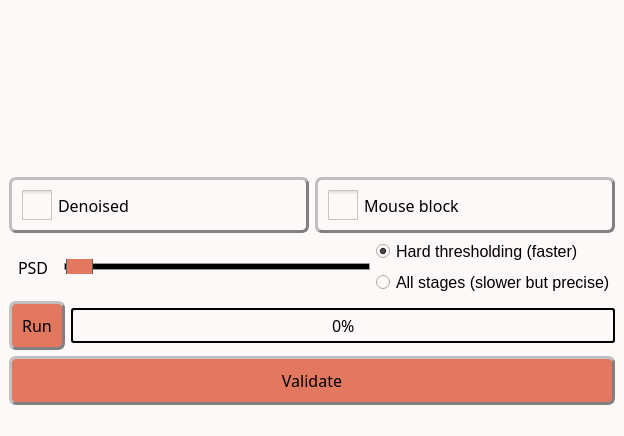
<?xml version="1.0" encoding="UTF-8"?>
<ui version="4.0">
 <class>MainWindow</class>
 <widget class="QMainWindow" name="MainWindow">
  <property name="geometry">
   <rect>
    <x>0</x>
    <y>0</y>
    <width>623</width>
    <height>436</height>
   </rect>
  </property>
  <property name="windowTitle">
   <string>BM3D denoising</string>
  </property>
  <property name="styleSheet">
   <string notr="true">/* Couleur du fond, label, combobox, progressbar vide et spin box */
QWidget, QLabel, QComboBox, QProgressBar, QSpinBox {background-color: rgb(253, 249, 248)}

/* Couleur quand inactif */
QPushButton:disabled, QComboBox:disabled, QSpinBox:disabled {background-color: rgba(243, 98, 64,150)}

/* Couleur des boutons et des selecteurs */
QPushButton, QComboBox::drop-down:button, QComboBox::down-arrow, QComboBox::down-arrow:disabled, QSpinBox::drop-down:button, QSpinBox::down-arrow, QSpinBox::down-arrow:disabled, QSpinBox::drop-up:button, QSpinBox::up-arrow, QSpinBox::up-arrow:disabled, QSlider::handle:horizontal {background-color: rgb(226, 120, 95)}

/* Couleur des bordures de même couleur que les boutons */
QComboBox::drop-down:button, QSpinBox::drop-down:button, QSpinBox::drop-up:button {border-color: rgb(193, 167, 181)}

/* Couleur des textes */
QLabel, QPushButton, QPushButton:hover, QCheckBox, QComboBox, Line, QTextEdit, QSpinBox {color: rgb(0, 0, 0)}

/* style des bordures 1 */
QLabel, QPushButton, QPushButton:hover, QCheckBox, QComboBox, QSpinBox  {
	border-style : outset;
	min-width : 5em;
}

/* style des bordures 2 */
QPushButton, QPushButton:hover, QCheckBox, QComboBox, QSpinBox  {
	border-radius: 7px;
	border-width: 3px;
	border-color: gray;
}

/* Font 1 */
QPushButton, QPushButton:hover, QCheckBox, QProgressBar {font: 12pt &quot;Noto Sans Cond&quot;}

/* Font 2 */
QComboBox, QTextEdit, QSpinBox {font: 10pt &quot;Noto Sans Cond&quot;}

/* Padding 1 */
QLabel, QComboBox, QComboBox::down-arrow, QSpinBox, QSpinBox::down-arrow, QSpinBox::up-arrow {padding : 2px;}

/* Padding 2 */
QPushButton, QPushButton:hover, QCheckBox {padding : 10px;}

/* Gestion taille des QCheckBoxes */
QCheckBox::indicator:unchecked, QCheckBox::indicator:unchecked:hover, QCheckBox::indicator:checked, QCheckBox::indicator:checked:hover  {
	width :30px;
	height : 30px;
}

QLabel {
	Border-radius : 5px;
	border-width : 0px;
	border-color : black;
	font : 14pt &quot;Noto Sans Cond&quot;;
}

QPushButton:hover {background-color: rgb(243, 98, 64);}

QCheckBox::indicator:unchecked {image: url(icons/uncheck_icon.png);}

QCheckBox::indicator:unchecked:hover {image: url(icons/uncheck_hover_icon.png);}

QCheckBox::indicator:checked {image: url(icons/Check_icon.png);}

QCheckBox::indicator:checked:hover {image: url(icons/Check_hover_icon.png);}

QComboBox::drop-down:button{
	border-radius: 4px;
	border-width: 3px;
	width: 36px;
}

QComboBox::down-arrow {
	image : url(icons/Arrow_down.png);
    width: 13px;
    height: 12px;
}

Line{
	format: plain;
	midLine-Width : 5px;
}

QFrame[height=&quot;3&quot;], QFrame[width=&quot;3&quot;] {background-color: #3A3939;}

QTextEdit{
	background-color: rgb(255, 255, 255);
	border-style: solid;
	border-radius: 5px;
	border-width: 2px;
	border-color: black;
}

QLineEdit {font : 12pt &quot;Noto Sans Cond&quot;;}

/* Gestion taille des QLineEdit */
QLineEdit::indicator:unchecked, QLineEdit::indicator:unchecked:hover, QLineEdit::indicator:checked, QLineEdit::indicator:checked:hover  {
	border-color: black;
}

QHBoxLayout {background-color: rgb(0, 240, 240, 50);}

QProgressBar {
	text-align: center;
	border: 2px solid black;
	border-radius: 3px;
 }

 QProgressBar::chunk {
	background-color: rgb(243, 98, 64);
	width: 20px;
	margin : 0.5px;
 }

QSpinBox::drop-down:button, QSpinBox::drop-up:button {
	border-radius: 2px;
	border-width: 3px;
	width: 36px;
}

QSpinBox::down-arrow {
	image : url(icons/Arrow_down.png);
    width: 26px;
    height: 24px;
}

QSpinBox::up-arrow {
	image : url(icons/Arrow_up.png);
    width: 26px;
    height: 24px;
}

QSlider::groove:horizontal {
    border: 1px solid #999999;
    height: 5px; /* the groove expands to the size of the slider by default. by giving it a height, it has a fixed size */
    background-color: rgb(0, 0, 0);
    margin: 2px 0;
}

QSlider::handle:horizontal {
    border: 1px solid #5c5c5c;
    width: 25px;
    height: 40px;
    margin: -10px 0; /* handle is placed by default on the contents rect of the groove. Expand outside the groove */
    border-radius: 3px;
}</string>
  </property>
  <widget class="QWidget" name="centralwidget">
   <property name="styleSheet">
    <string notr="true"/>
   </property>
   <layout class="QHBoxLayout" name="horizontalLayout_6">
    <item>
     <layout class="QVBoxLayout" name="verticalLayout_3">
      <item>
       <layout class="QHBoxLayout" name="horizontalLayout">
        <item>
         <widget class="ImageView" name="expSeries" native="true">
          <property name="sizePolicy">
           <sizepolicy hsizetype="MinimumExpanding" vsizetype="MinimumExpanding">
            <horstretch>0</horstretch>
            <verstretch>0</verstretch>
           </sizepolicy>
          </property>
         </widget>
        </item>
        <item>
         <widget class="PlotWidget" name="profiles" native="true">
          <property name="sizePolicy">
           <sizepolicy hsizetype="MinimumExpanding" vsizetype="MinimumExpanding">
            <horstretch>0</horstretch>
            <verstretch>0</verstretch>
           </sizepolicy>
          </property>
          <property name="minimumSize">
           <size>
            <width>600</width>
            <height>150</height>
           </size>
          </property>
         </widget>
        </item>
       </layout>
      </item>
      <item>
       <layout class="QVBoxLayout" name="verticalLayout_2">
        <item>
         <layout class="QHBoxLayout" name="horizontalLayout_2">
          <item>
           <widget class="QCheckBox" name="denoised">
            <property name="font">
             <font>
              <family>Noto Sans Cond</family>
              <pointsize>12</pointsize>
              <weight>50</weight>
              <italic>false</italic>
              <bold>false</bold>
             </font>
            </property>
            <property name="styleSheet">
             <string notr="true"/>
            </property>
            <property name="text">
             <string>Denoised</string>
            </property>
           </widget>
          </item>
          <item>
           <widget class="QCheckBox" name="mouseLock">
            <property name="font">
             <font>
              <family>Noto Sans Cond</family>
              <pointsize>12</pointsize>
              <weight>50</weight>
              <italic>false</italic>
              <bold>false</bold>
             </font>
            </property>
            <property name="styleSheet">
             <string notr="true"/>
            </property>
            <property name="text">
             <string>Mouse block</string>
            </property>
           </widget>
          </item>
         </layout>
        </item>
        <item>
         <layout class="QHBoxLayout" name="horizontalLayout_5">
          <item>
           <layout class="QHBoxLayout" name="horizontalLayout_3">
            <item>
             <widget class="QLabel" name="label_psd">
              <property name="font">
               <font>
                <family>Noto Sans Cond</family>
                <pointsize>12</pointsize>
                <weight>50</weight>
                <italic>false</italic>
                <bold>false</bold>
               </font>
              </property>
              <property name="styleSheet">
               <string notr="true">QLabel {
color: rgb(0, 0, 0);
background-color:	rgb(253, 249, 248);
border-style : outset;
Border-radius : 5px;
border-width : 0px;
border-color : black;
min-width : 5em;
padding : 5px;
font : 12pt &quot;Noto Sans Cond&quot;;
}</string>
              </property>
              <property name="text">
               <string>PSD</string>
              </property>
             </widget>
            </item>
            <item>
             <widget class="QSlider" name="slider_psd">
              <property name="minimumSize">
               <size>
                <width>0</width>
                <height>15</height>
               </size>
              </property>
              <property name="minimum">
               <number>1</number>
              </property>
              <property name="maximum">
               <number>1000</number>
              </property>
              <property name="pageStep">
               <number>100</number>
              </property>
              <property name="value">
               <number>5</number>
              </property>
              <property name="orientation">
               <enum>Qt::Horizontal</enum>
              </property>
             </widget>
            </item>
           </layout>
          </item>
          <item>
           <layout class="QVBoxLayout" name="verticalLayout">
            <item>
             <widget class="QRadioButton" name="radio_HT">
              <property name="font">
               <font>
                <pointsize>12</pointsize>
               </font>
              </property>
              <property name="styleSheet">
               <string notr="true"/>
              </property>
              <property name="text">
               <string>Hard thresholding (faster)</string>
              </property>
              <property name="checked">
               <bool>true</bool>
              </property>
             </widget>
            </item>
            <item>
             <widget class="QRadioButton" name="radio_all">
              <property name="font">
               <font>
                <pointsize>12</pointsize>
               </font>
              </property>
              <property name="styleSheet">
               <string notr="true"/>
              </property>
              <property name="text">
               <string>All stages (slower but precise)</string>
              </property>
             </widget>
            </item>
           </layout>
          </item>
         </layout>
        </item>
        <item>
         <layout class="QHBoxLayout" name="horizontalLayout_4">
          <item>
           <widget class="QPushButton" name="preview">
            <property name="font">
             <font>
              <family>Noto Sans Cond</family>
              <pointsize>12</pointsize>
              <weight>50</weight>
              <italic>false</italic>
              <bold>false</bold>
             </font>
            </property>
            <property name="toolTip">
             <string>&lt;html&gt;&lt;head/&gt;&lt;body&gt;&lt;p&gt;&lt;span style=&quot; font-size:11pt;&quot;&gt;Run the computation&lt;/span&gt;&lt;/p&gt;&lt;/body&gt;&lt;/html&gt;</string>
            </property>
            <property name="styleSheet">
             <string notr="true"/>
            </property>
            <property name="text">
             <string>Run</string>
            </property>
            <property name="icon">
             <iconset>
              <normaloff>TSG_icons/run_icon.png</normaloff>TSG_icons/run_icon.png</iconset>
            </property>
           </widget>
          </item>
          <item>
           <widget class="QProgressBar" name="progressBar">
            <property name="font">
             <font>
              <family>Noto Sans Cond</family>
              <pointsize>12</pointsize>
              <weight>50</weight>
              <italic>false</italic>
              <bold>false</bold>
             </font>
            </property>
            <property name="styleSheet">
             <string notr="true"/>
            </property>
            <property name="value">
             <number>0</number>
            </property>
           </widget>
          </item>
         </layout>
        </item>
        <item>
         <widget class="QPushButton" name="Validate_button">
          <property name="minimumSize">
           <size>
            <width>116</width>
            <height>0</height>
           </size>
          </property>
          <property name="font">
           <font>
            <family>Noto Sans Cond</family>
            <pointsize>12</pointsize>
            <weight>50</weight>
            <italic>false</italic>
            <bold>false</bold>
           </font>
          </property>
          <property name="toolTip">
           <string>&lt;html&gt;&lt;head/&gt;&lt;body&gt;&lt;p&gt;&lt;span style=&quot; font-size:11pt;&quot;&gt;Export data to the main GUI&lt;/span&gt;&lt;/p&gt;&lt;/body&gt;&lt;/html&gt;</string>
          </property>
          <property name="styleSheet">
           <string notr="true"/>
          </property>
          <property name="text">
           <string>Validate</string>
          </property>
          <property name="icon">
           <iconset>
            <normaloff>TSG_icons/Export.png</normaloff>TSG_icons/Export.png</iconset>
          </property>
         </widget>
        </item>
       </layout>
      </item>
     </layout>
    </item>
   </layout>
  </widget>
  <widget class="QMenuBar" name="menubar">
   <property name="geometry">
    <rect>
     <x>0</x>
     <y>0</y>
     <width>623</width>
     <height>20</height>
    </rect>
   </property>
  </widget>
  <widget class="QStatusBar" name="statusbar"/>
 </widget>
 <customwidgets>
  <customwidget>
   <class>ImageView</class>
   <extends>QWidget</extends>
   <header>pyqtgraph</header>
   <container>1</container>
  </customwidget>
  <customwidget>
   <class>PlotWidget</class>
   <extends>QWidget</extends>
   <header>pyqtgraph</header>
   <container>1</container>
  </customwidget>
 </customwidgets>
 <resources/>
 <connections/>
</ui>
